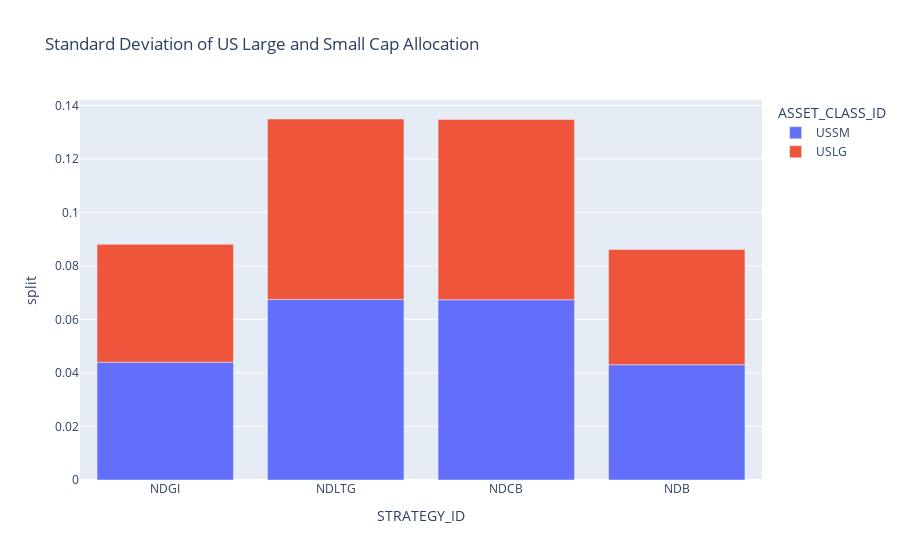

Notebook source saved alongside this figure:
### Code cell
us_std = us.group_by(["STRATEGY_ID","ASSET_CLASS_ID"]).agg(pl.col("split").std())
print(us_std)
us_std = us_std.to_pandas()
fig = px.bar(us_std, x='STRATEGY_ID', y='split', color='ASSET_CLASS_ID', title="Standard Deviation of US Large and Small Cap Allocation")
fig.write_html("us_std.html")
fig

### Figure 1 — Plotly figure (JSON) as saved in the notebook; plotly's stock layout.template omitted (floating-point values rounded to 4 significant figures)
{"data": [{"alignmentgroup": "True", "hovertemplate": "ASSET_CLASS_ID=USSM<br>STRATEGY_ID=%{x}<br>split=%{y}<extra></extra>", "legendgroup": "USSM", "marker": {"color": "#636efa", "pattern": {"shape": ""}}, "name": "USSM", "offsetgroup": "USSM", "orientation": "v", "showlegend": true, "textposition": "auto", "type": "bar", "x": ["NDGI", "NDLTG", "NDCB", "NDB"], "xaxis": "x", "y": [0.04403, 0.06745, 0.06737, 0.04309], "yaxis": "y"}, {"alignmentgroup": "True", "hovertemplate": "ASSET_CLASS_ID=USLG<br>STRATEGY_ID=%{x}<br>split=%{y}<extra></extra>", "legendgroup": "USLG", "marker": {"color": "#EF553B", "pattern": {"shape": ""}}, "name": "USLG", "offsetgroup": "USLG", "orientation": "v", "showlegend": true, "textposition": "auto", "type": "bar", "x": ["NDB", "NDCB", "NDLTG", "NDGI"], "xaxis": "x", "y": [0.04309, 0.06737, 0.06745, 0.04403], "yaxis": "y"}], "layout": {"barmode": "relative", "legend": {"title": {"text": "ASSET_CLASS_ID"}, "tracegroupgap": 0}, "title": {"text": "Standard Deviation of US Large and Small Cap Allocation"}, "xaxis": {"anchor": "y", "domain": [0, 1], "title": {"text": "STRATEGY_ID"}}, "yaxis": {"anchor": "x", "domain": [0, 1], "title": {"text": "split"}}}}
